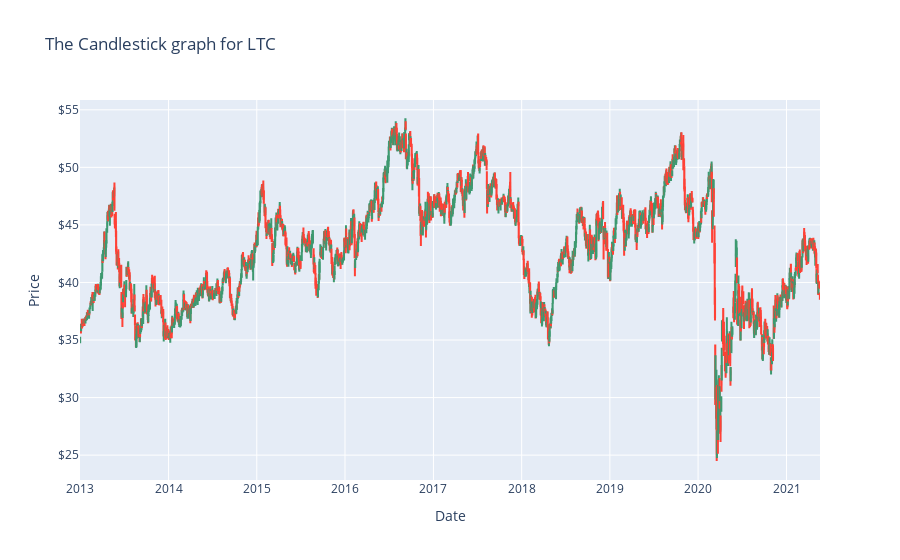
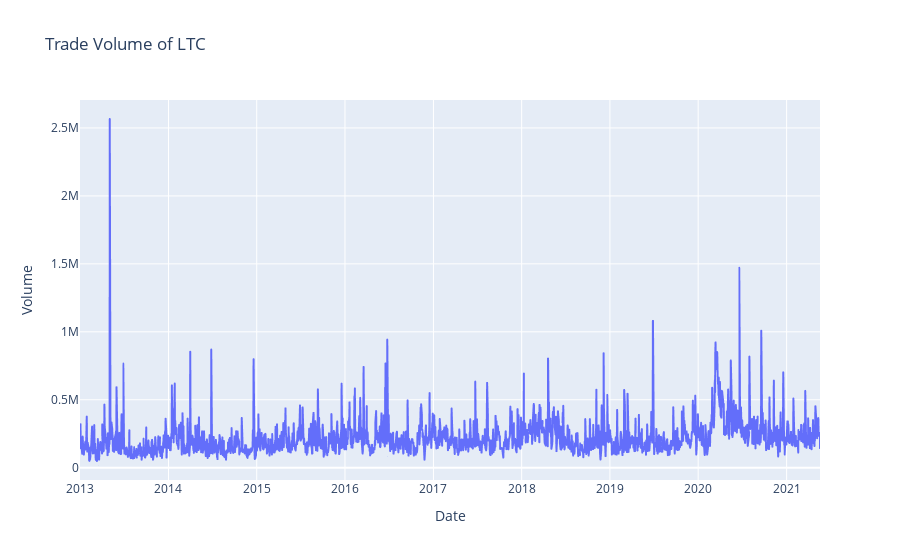
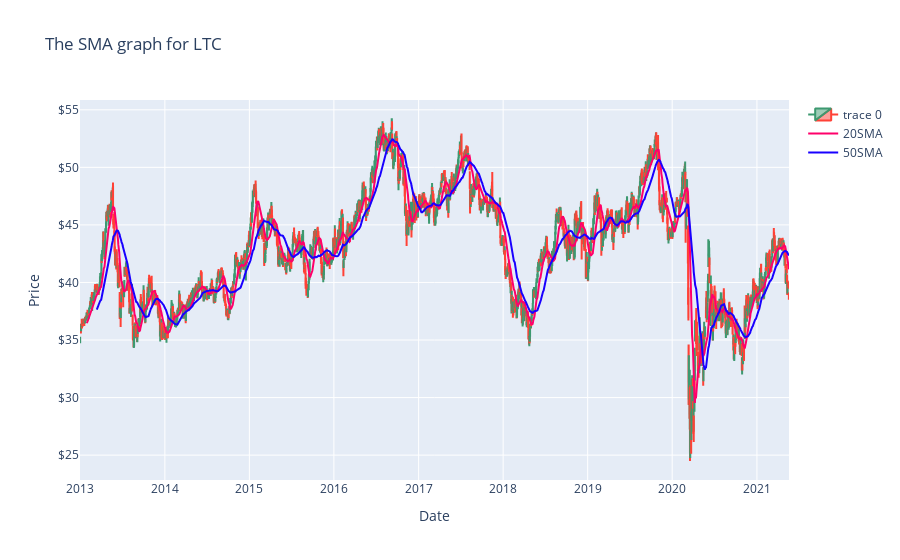

Here is the notebook cell these charts were saved with, in order:
### Markdown cell above
# User Interface

### Code cell
######## User Input ###############################
crypto_name=str(input('Crypto Name : '))
start = '2013/01/01'
end = str(input('End Date (YYYY/MM/DD): '))
print(f'Creating DataFrame For {crypto_name.upper()}\nFrom : {start} To : {end}\n ')
##################################################

#Passing input variables into Dataframe Class
if crypto_name.lower()=='btc':
    df=pd.read_csv('btc_data.csv/btc_data_c.csv')
    df=df.dropna()
    df=df[:2000]
else:
    dfr=Dataframe(crypto_name,start,end) # Creating Class object
    df=dfr.contruct_df() # Calling Class function

plt_gr=plots(df)
print('Greetings :)\nPlease select a option')
while True:
    x=int(input('1.Show Candlestick\n2.Show Volume Traded\n3.Show SMA20 and SMA50\n4.Show Bollinger Bands\n5.Predict\n6.Exit\nYour Input : '))
    if x==1:
        plt_gr.candle_stick()
    elif x==2:
        plt_gr.volume_chart()
    elif x==3:
        plt_gr.sma()
    elif x==4:
        plt_gr.bollinger_bands()
    elif x==5:
        AI(df)
    elif x==6:
        print('Thank you and Goodbye :-)')
        break
    else:
        print('Invalid Input')

### Figure 1 — Plotly figure (JSON) as saved in the notebook; plotly's stock layout.template omitted (floating-point values rounded to 4 significant figures; data arrays with more than 128 entries replaced by an {"elided": "..."} marker saying what was removed)
{"data": [{"close": {"elided": "2111 float values"}, "high": {"elided": "2111 float values"}, "low": {"elided": "2111 float values"}, "open": {"elided": "2111 float values"}, "type": "candlestick", "x": {"elided": "2111 str values"}}], "layout": {"title": {"text": "The Candlestick graph for LTC"}, "xaxis": {"rangeslider": {"visible": false}, "title": {"text": "Date"}}, "yaxis": {"tickprefix": "$", "title": {"text": "Price"}}}}

### Figure 2 — Plotly figure (JSON) as saved in the notebook; plotly's stock layout.template omitted (floating-point values rounded to 4 significant figures; data arrays with more than 128 entries replaced by an {"elided": "..."} marker saying what was removed)
{"data": [{"hovertemplate": "Date=%{x}<br>Volume=%{y}<extra></extra>", "legendgroup": "", "line": {"color": "#636efa", "dash": "solid"}, "mode": "lines", "name": "", "showlegend": false, "type": "scattergl", "x": {"elided": "2111 str values"}, "xaxis": "x", "y": {"elided": "2111 int values"}, "yaxis": "y"}], "layout": {"legend": {"tracegroupgap": 0}, "title": {"text": "Trade Volume of LTC"}, "xaxis": {"anchor": "y", "domain": [0, 1], "title": {"text": "Date"}}, "yaxis": {"anchor": "x", "domain": [0, 1], "title": {"text": "Volume"}}}}

### Figure 3 — Plotly figure (JSON) as saved in the notebook; plotly's stock layout.template omitted (floating-point values rounded to 4 significant figures; data arrays with more than 128 entries replaced by an {"elided": "..."} marker saying what was removed)
{"data": [{"close": {"elided": "2111 float values"}, "high": {"elided": "2111 float values"}, "low": {"elided": "2111 float values"}, "open": {"elided": "2111 float values"}, "type": "candlestick", "x": {"elided": "2111 str values"}}, {"line": {"color": "#ff006a"}, "mode": "lines", "name": "20SMA", "type": "scatter", "x": {"elided": "2111 str values"}, "y": {"elided": "2111 float values"}}, {"line": {"color": "#1900ff"}, "mode": "lines", "name": "50SMA", "type": "scatter", "x": {"elided": "2111 str values"}, "y": {"elided": "2111 float values"}}], "layout": {"title": {"text": "The SMA graph for LTC"}, "xaxis": {"rangeslider": {"visible": false}, "title": {"text": "Date"}}, "yaxis": {"tickprefix": "$", "title": {"text": "Price"}}}}
